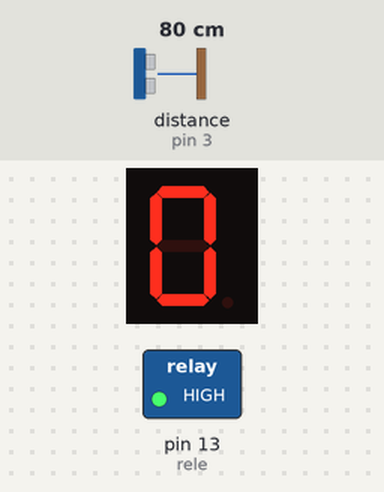
Recording of a sketch running on a simulated Arduino Uno, built with avr-gcc and run on an emulated ATmega328P. Shown: 1-digit seven-segment display, switched loads named in the sketch (green lamp = pin HIGH). Wiring (inferred from the names in the program): ultrasonic range finder: trigger pin 2; echo pin 3; 1-digit 7-segment display, segments lit when HIGH: segments pin 4, pin 5, pin 6, pin 7, pin 8, pin 9, pin 10. The inputs (shaded band) are chosen by the test bench; at power-on: distance to the obstacle (sensor on pin 3) 80 cm. The echo pulse lasts 58.3 µs per cm; the segment pins are drawn as the display they are named for; pins used as bus, display or sensor lines are not drawn.

Above: at 1.8 s.
1.9 s: distance to the obstacle (sensor on pin 3) set to 9 cm
At 2.4 s:
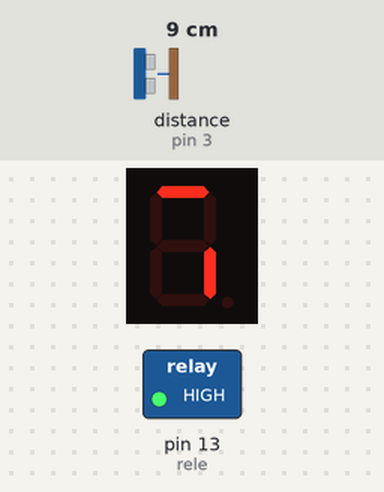
At 4.9 s:
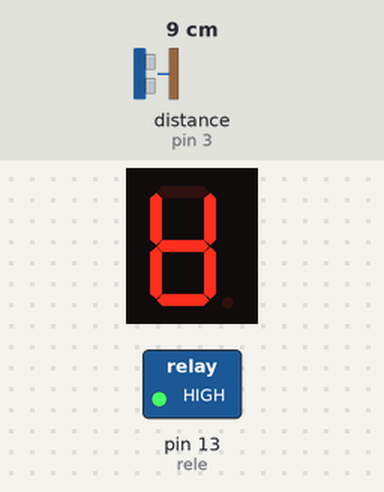
5.0 s: distance to the obstacle (sensor on pin 3) set to 5 cm
6.5 s: distance to the obstacle (sensor on pin 3) set to 9 cm
At 9.3 s:
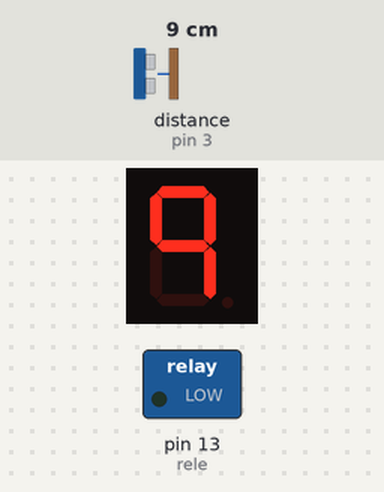
Timing chart, 0 to 10.8 s (numbered marks = the images above; inputs shaded):
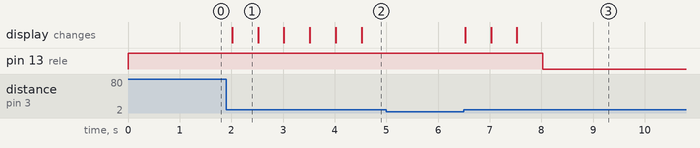

Measured:
- after the input at 1.9 s, the display: changes after 0.12 s (image 1)
- after the input at 5.0 s, every drawn part: stays the same
- after the input at 6.5 s, pin 13 (rele): HIGH → LOW after 1.5 s; the display: first changes at once (image 3 shows a later state)
- what the display in image 1 shows lasts 0.5 s, from 2.0 s to 2.5 s

The sketch:

aforo.ino
```cpp
/*
 Fundacion Kinal
 Centro Educativo Tecnico Laboral Kinal
 Electronica
 Grado: Quinto
 Seccion: A
 Curso: Taller de electronica digital y reparacion de computadoras
 Nombre: Esteban Andres Rivas Arreaga
 Carnet: 2020198
 */

#define trigger  2 //definimos el pin al que conectaremos el trigger
#define echo  3 //definimos el pin al que conetaremos el echo
//pines para el display
#define a  4
#define b  5
#define c  6
#define d  7
#define e  8
#define f  9
#define g  10
//pin del rele
#define rele  13

int contar = 0;

void setup() {
  Serial.begin(9600);
  pinMode(trigger, OUTPUT);//definimos la variable trigger como una salida
  pinMode(echo,INPUT);//definimos la variable echo como una entrada
  pinMode(rele,OUTPUT);
  digitalWrite(rele, HIGH);
  pinMode(a,OUTPUT);
  pinMode(b,OUTPUT);
  pinMode(c,OUTPUT);
  pinMode(d,OUTPUT);
  pinMode(e,OUTPUT);
  pinMode(f,OUTPUT);
  pinMode(g,OUTPUT);
  cerito();
}
void loop() {
  long sensor, distancia; //variables para saber ditancia
  delay(500);
  digitalWrite(2, HIGH);
  delayMicroseconds(2);
  digitalWrite (2, LOW);
  delayMicroseconds(5);
  sensor = pulseIn(3, HIGH);
  distancia = sensor/59;

 if(distancia >= 6 && distancia <= 10){
     contar++;
     switch(contar){
      case 1:
       unito();
       break;

      case 2:
       dosito();
       break;

      case 3:
       tresito();
       break;

      case 4:
       cuatrito();
       break;

      case 5:
       cinquito();
       break;

      case 6:
       seisito();
       break;

      case 7:
       sietesito();
       break;

      case 8:
       ochito();
       break;

      case 9:
       nuevesito();
       break;
    }
 }
 if(contar >= 10){
  digitalWrite(rele,LOW);
 }
}


   void cerito(){
     digitalWrite(a,HIGH);
     digitalWrite(b,HIGH);
     digitalWrite(c,HIGH);
     digitalWrite(d,HIGH);
     digitalWrite(e,HIGH);
     digitalWrite(f,HIGH);
     digitalWrite(g,LOW);
   }
   void unito(){
     digitalWrite(a, HIGH);
     digitalWrite(b, LOW);
     digitalWrite(c, HIGH);
     digitalWrite(d, LOW);
     digitalWrite(e, LOW);
     digitalWrite(f, LOW);
     digitalWrite(g, LOW);
   }
   void dosito(){
     digitalWrite(a, HIGH);
     digitalWrite(b, HIGH);
     digitalWrite(c, LOW);
     digitalWrite(d, HIGH);
     digitalWrite(e, HIGH);
     digitalWrite(f, LOW);
     digitalWrite(g, HIGH);
   }
   void tresito(){
     digitalWrite(a, HIGH);
     digitalWrite(b, HIGH);
     digitalWrite(c, HIGH);
     digitalWrite(d, HIGH);
     digitalWrite(e, LOW);
     digitalWrite(f, LOW);
     digitalWrite(g, HIGH);
   }
   void cuatrito(){
     digitalWrite(a, HIGH);
     digitalWrite(b, LOW);
     digitalWrite(c, HIGH);
     digitalWrite(d, LOW);
     digitalWrite(e, LOW);
     digitalWrite(f, HIGH);
     digitalWrite(g, HIGH);
   }
   void cinquito(){
     digitalWrite(a, LOW);
     digitalWrite(b, HIGH);
     digitalWrite(c, HIGH);
     digitalWrite(d, HIGH);
     digitalWrite(e, LOW);
     digitalWrite(f, HIGH);
     digitalWrite(g, HIGH);
   }
   void seisito(){
     digitalWrite(a, LOW);
     digitalWrite(b, HIGH);
     digitalWrite(c, HIGH);
     digitalWrite(d, HIGH);
     digitalWrite(e, HIGH);
     digitalWrite(f, HIGH);
     digitalWrite(g, HIGH);
   }
   void sietesito(){
     digitalWrite(a, HIGH);
     digitalWrite(b, HIGH);
     digitalWrite(c, HIGH);
     digitalWrite(d, LOW);
     digitalWrite(e, LOW);
     digitalWrite(f, LOW);
     digitalWrite(g, LOW);
   }
   void ochito(){
     digitalWrite(a, HIGH);
     digitalWrite(b, HIGH);
     digitalWrite(c, HIGH);
     digitalWrite(d, HIGH);
     digitalWrite(e, HIGH);
     digitalWrite(f, HIGH);
     digitalWrite(g, HIGH);
   }
   void nuevesito(){
     digitalWrite(a, HIGH);
     digitalWrite(b, HIGH);
     digitalWrite(c, HIGH);
     digitalWrite(d, LOW);
     digitalWrite(e, LOW);
     digitalWrite(f, HIGH);
     digitalWrite(g, HIGH);
   }
```
